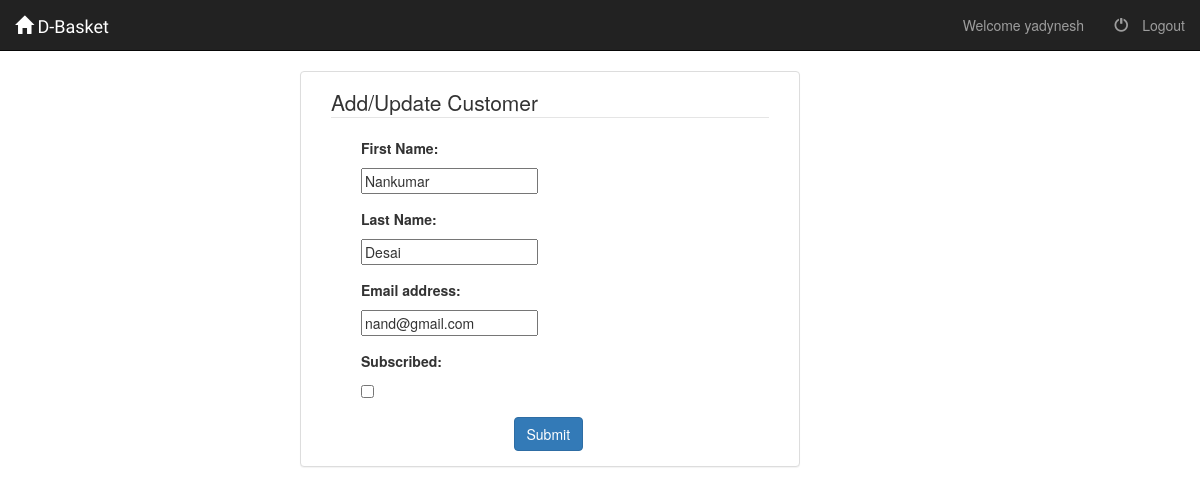
/emp/customer/7/ (signed in), run on an earlier commit of the app's database.
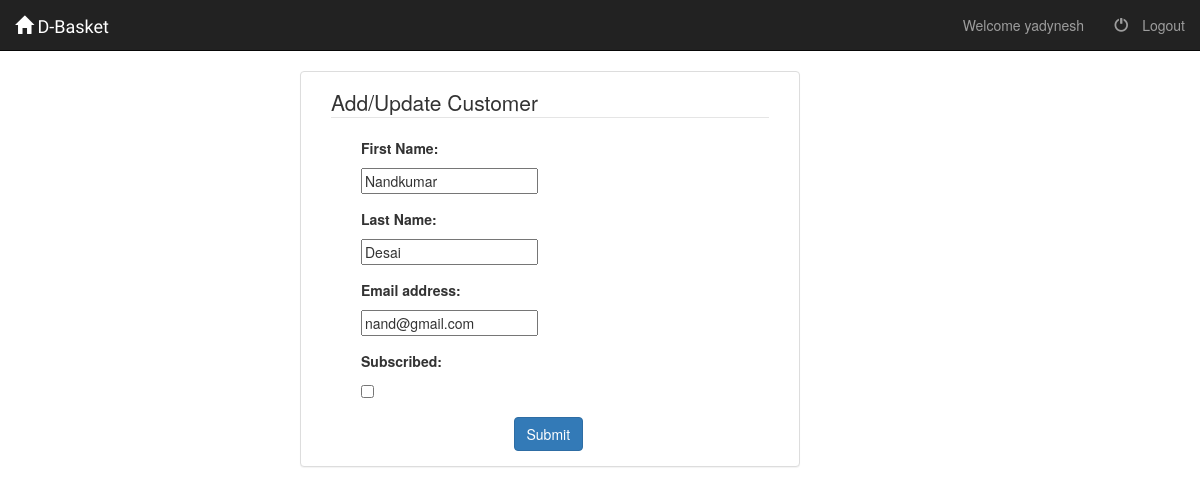
And on a later commit of the database.
### AdminPanel/models.py (models this page shows, shortened)
class Customer(models.Model):
	first_name = models.CharField(max_length = 100,null = False, blank=False, verbose_name = 'First Name')
	last_name = models.CharField(max_length = 100,null = False, blank=False, verbose_name = 'Last Name')
	email_id = models.EmailField(max_length = 100,null = False, blank=False, verbose_name = 'Email address')
	join_date = models.DateTimeField(default = timezone.now, editable = False)
	last_modified = models.DateTimeField(auto_now = True)
	subscribe = models.BooleanField(default = False, verbose_name = 'Subscribed')

### AdminPanel/customer_views.py (the view)
# urls.py: url(r'^customer/(?P<pk>[0-9]+)/$', login_required(customer_views.UpdateCustomer.as_view()) , name = 'update-customer'),
class UpdateCustomer(generic.UpdateView):
	model = Customer
	fields = ['first_name', 'last_name', 'email_id', 'subscribe']

### AdminPanel/templates/AdminPanel/customer_form.html (shortened to what this page needs)
{% extends "base.html" %}
{% block content %}
<div class="panel panel-default col-md-offset-3 col-md-5">
	<div class="panel-body col-sm-12">
		<form action="" method="POST" role="form">
			<legend>Add/Update Customer</legend>
			{% include "AdminPanel/form_template.html" %}
			<button type="submit" class="btn btn-primary  col-md-offset-5">Submit</button>
		</form>
	</div>
</div>
{% endblock content %}

### AdminPanel/templates/AdminPanel/form_template.html
{% for field in form %}
	<div class="form-group col-sm-12">
		<label class="col-sm-12 col-md-5s">{{field.label_tag}}</label>
		<div class="col-sm-12 col-md-3">{{field}}</div>
	</div>
{% endfor %}

What changed in the data, as far as the page shows it:
changed Customer "Desai": first_name "Nankumar" → "Nandkumar"
